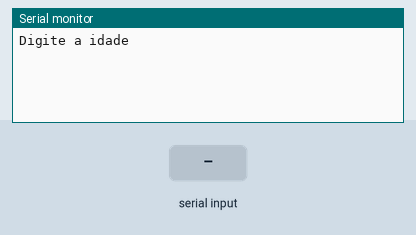
Simulated run of this sketch. Board: Arduino Uno, built with avr-gcc and run on an emulated ATmega328P. Shown: the last lines printed to the serial monitor. The inputs (shaded band) are chosen by the test bench.

Above: at 1.2 s.
1.3 s: "90,45\n" received over Serial
At 2.0 s:
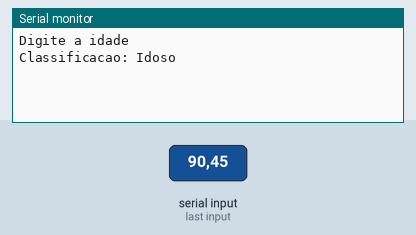
5.8 s: "5\n" received over Serial
At 8.5 s:
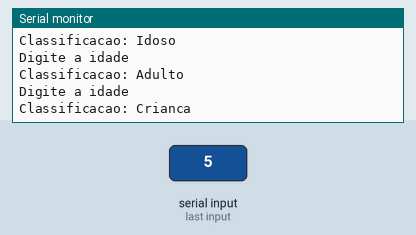

Measured:
- after the input at 1.3 s, the serial monitor: prints a new line at once (image 1)
- after the input at 5.8 s, the serial monitor: prints a new line after 1.5 s (image 2)

The sketch:

lopal_ex191.ino
```cpp
// C++ code
//
void setup()
{
  Serial.begin(9600);
}


int idade = 0;

void loop()
{
  Serial.println("Digite a idade");
  while(! Serial.available() );
  idade = Serial.parseInt();

  if(idade >= 0 && idade <= 2) {
  Serial.println("Classificacao: Recem-Nascido");
  }else if (idade >= 3 && idade <= 11){
  Serial.println("Classificacao: Crianca");
  }else if (idade >= 12 && idade <= 19){
  Serial.println("Classificacao: Adolescente");
  }else if (idade >= 20 && idade <= 55){
  Serial.println("Classificacao: Adulto");
  }else if (idade >= 56){
  Serial.println("Classificacao: Idoso");
  }else {
  Serial.println("ERRO: Alguma informacao inserida nao faz sentido");
  }
  delay(3000);
  Serial.println();
  Serial.println();
}
```
